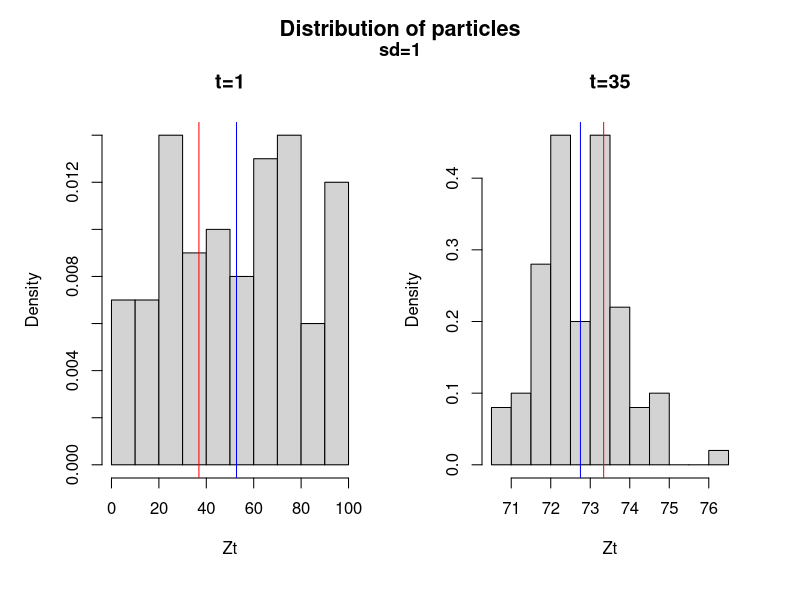
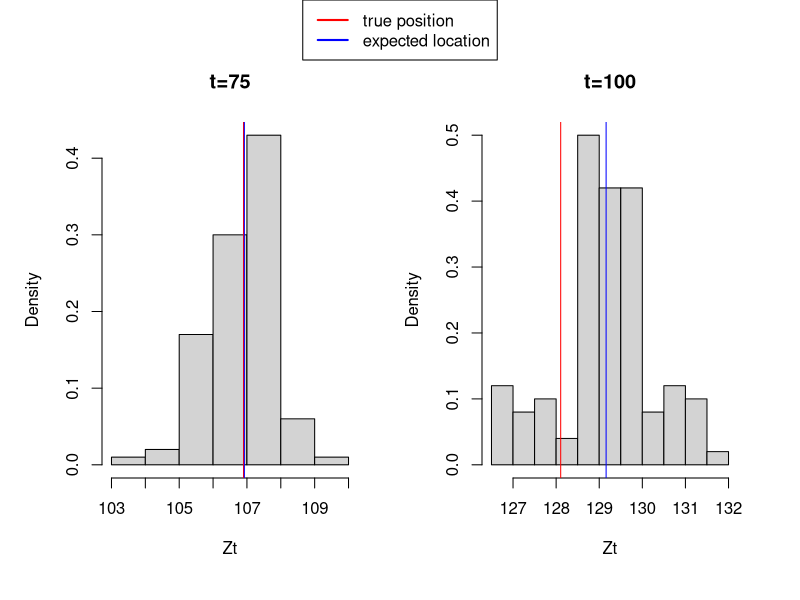
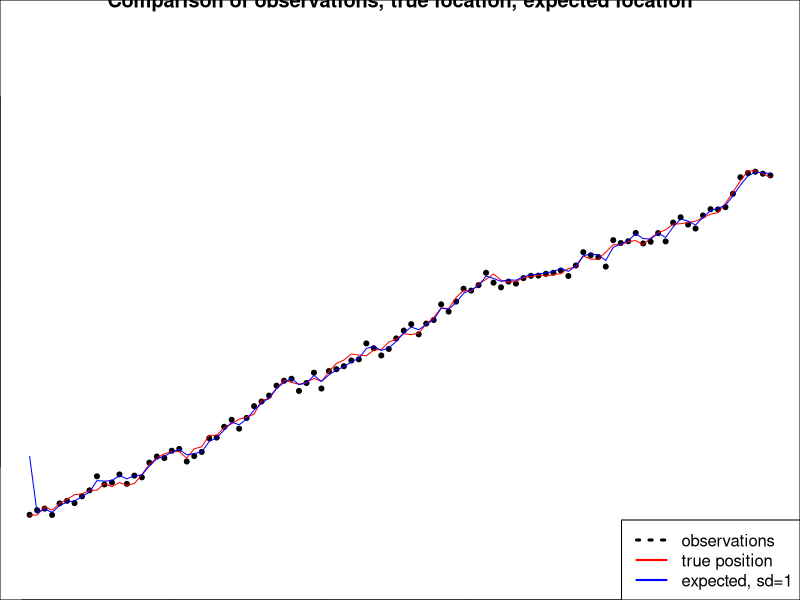
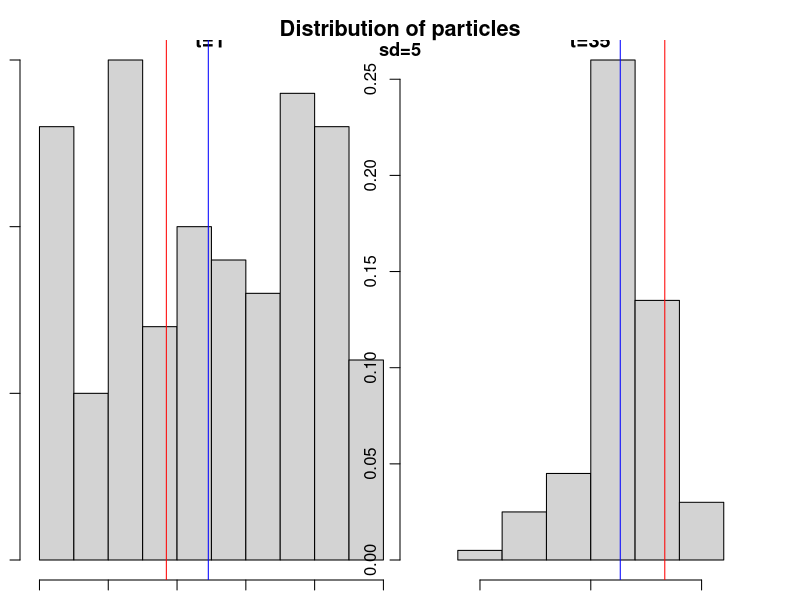
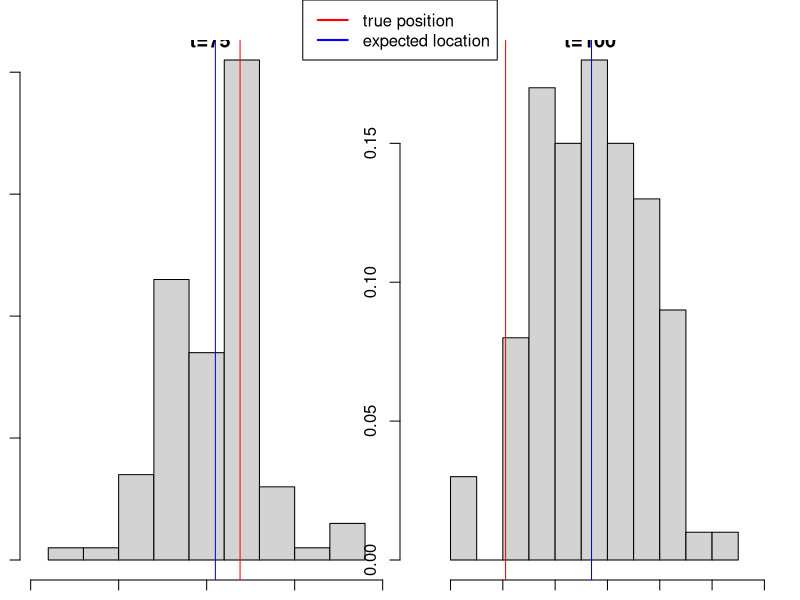
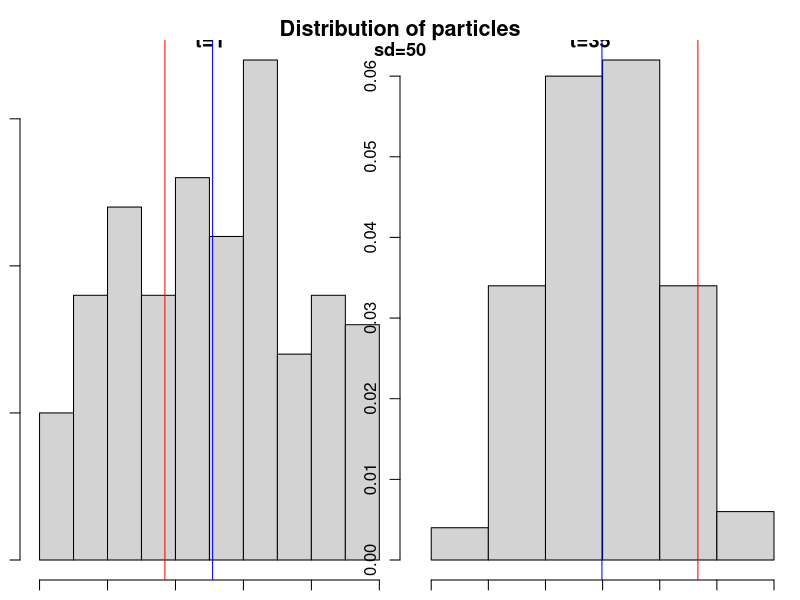
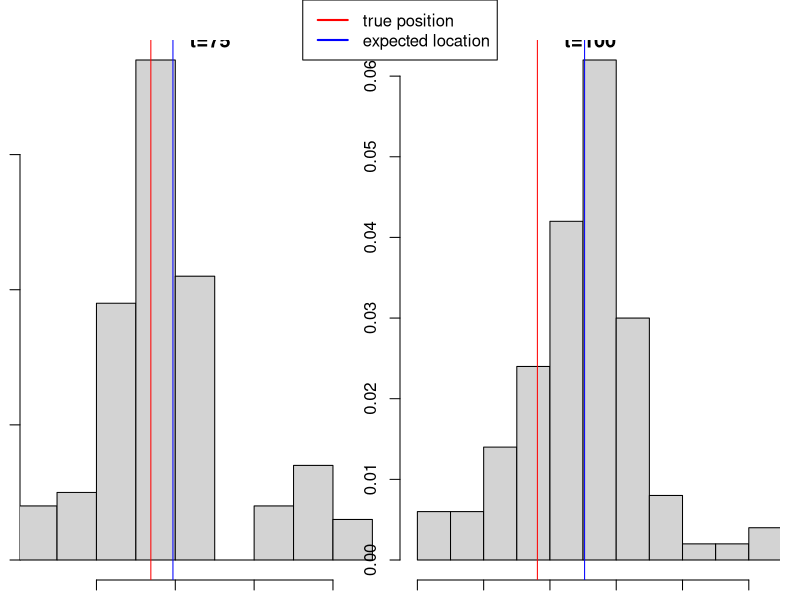
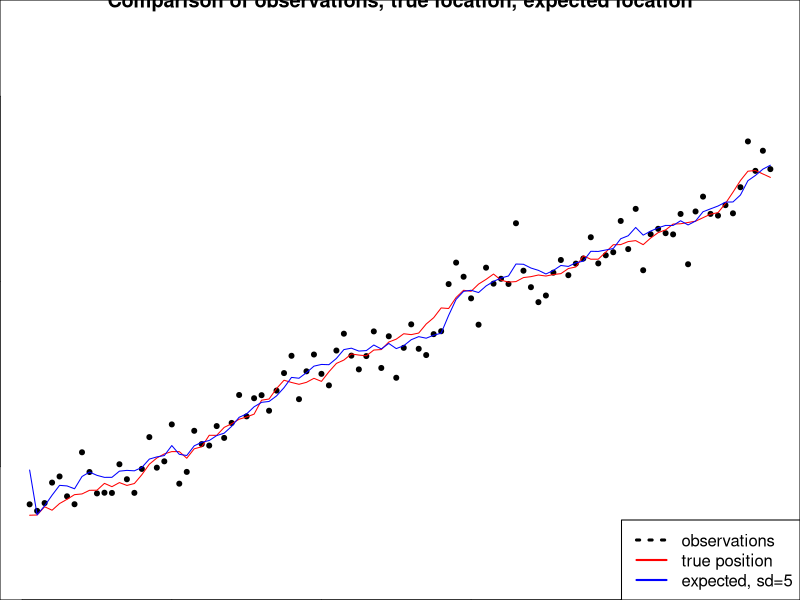

Reproduce these figures in R, in order.
## ---- chunk 1
knitr::opts_chunk$set(echo = FALSE,tidy.opts=list(width.cutoff=60),tidy=TRUE)
set.seed(987654321)
## ---- chunk 2
# M - number of particals
# Iter - number of time steps T
# z is latent variable
# x is the observation

# Function for sampling from a mixture model
sampleMix <- function(mean1,mean2,mean3,sdX){
   u <- sample(1:3,1)
   means <- c(mean1,mean2,mean3)
   return(rnorm(1,mean=means[u],sd=sdX))
}

## Function that creates the SSM model
create_SSM <- function(z0,TT, sdX=1){
    Zt <- c(z0)

    Xt <- sampleMix(mean1=z0,mean2=(z0-1),mean3=(z0+1),sd=1)
    
    for (i in 2:TT){
        Zt[i] <- sampleMix(mean1=Zt[i-1],mean2=(Zt[i-1]+1),mean3=(Zt[i-1]+2),sdX=1)
        Xt[i] <- sampleMix(mean1=Zt[i],mean2=(Zt[i]-1),mean3=(Zt[i]+1),sdX=sdX)
    }
    return(list(sates=Zt,observations=Xt))   
    
}

generateX <- function(Zt, TT, sdX=1){
  Xt <- c()
  for (i in 1:TT){
    Xt[i] <-  sampleMix(mean1=Zt[i],mean2=(Zt[i]-1),mean3=(Zt[i]+1),sdX=sdX)
  }
  return(Xt)
}

## Particle filter function
particles <- function(Obs, M,Iter, sdX=1, correction=TRUE){
    Xt <- Obs

    #Initialise particles for the latent variable
    Zt <- matrix(ncol=Iter,nrow=M)
    wt <- matrix(ncol=Iter,nrow=M)
    Zt_bar <- matrix(ncol=Iter,nrow=M)
    #fill the initial time step
    Zt[,1] <- runif(M,0,100)
    # Add arbitrary values in order for the indexing to work later
    Zt_bar[,1] <- rep.int(1,M) 
    wt[,1] <- rep.int(1,M)

    for (t in 2:Iter){
        # Prediction
        for (m in 1:M){
            # sample from the transition model (current Z_t depends on the Z_{t-1})
            Zt_bar[m,t] <- sampleMix(mean1=Zt[m,t-1],mean2=(Zt[m,t-1]+1),mean3=(Zt[m,t-1]+2),sdX=1)
            #Calculate weights
            wt[m,t] <- (dnorm(Xt[t],mean=Zt_bar[m,t],sd=sdX)+
                        dnorm(Xt[t],mean=(Zt_bar[m,t]-1),sd=sdX)+
                        dnorm(Xt[t],mean=(Zt_bar[m,t]+1),sd=sdX))/3
        }
        # Correction
        if (correction){
            Zt[,t]<- sample(Zt_bar[,t], M, replace = TRUE, prob = wt[,t])
        }else{
            Zt[,t] <- Zt_bar[,t]
        }
        
    }
    return(list(Zt=Zt,Zt_bar=Zt_bar,wt=wt))
    
}

## ---- chunk 3
# Create the model
my_SSM <- create_SSM(runif(1,0,100),100)

# Filter particles
results_q1 <- particles(my_SSM$observations,100,100)

# Expected location
exp_loc_q1 <- colMeans(results_q1$Zt)
## ---- chunk 4
par(mfrow=c(1,2), oma = c(1, 1, 2, 1))
hist(results_q1$Zt[,1],freq = FALSE,xlab = "Zt",main="t=1")
abline(v=my_SSM$sates[1],col="red")
abline(v=exp_loc_q1[1],col="blue")

hist(results_q1$Zt[,35],freq = FALSE,xlab = "Zt",main="t=35")
abline(v=my_SSM$sates[35],col="red")
abline(v=exp_loc_q1[35],col="blue")

mtext("Distribution of particles", side = 3, line = 0, outer = TRUE, font = 2, cex=1.3)
mtext("sd=1", side = 3, line = -1, outer = TRUE, font = 2, cex=1.1)

hist(results_q1$Zt[,75],freq = FALSE,xlab = "Zt",main="t=75")
abline(v=my_SSM$sates[75],col="red")
abline(v=exp_loc_q1[75],col="blue")

hist(results_q1$Zt[,100],freq = FALSE,xlab = "Zt",main="t=100")
abline(v=my_SSM$sates[100],col="red")
abline(v=exp_loc_q1[100],col="blue")

par(fig = c(0, 1, 0, 1), oma = c(0, 0, 0, 0), mar = c(0, 0, 0, 0), new = TRUE)
plot(0, 0, type = "n", bty = "n", xaxt = "n", yaxt = "n")
legend("top",c("true position","expected location"),
        col = c("red","blue"), lty = c(1, 1), lwd=c(2, 2), xpd=TRUE)
## ---- chunk 5
plot(my_SSM$observations, pch=20, ylab="Position", xlab="Time step", 
     main="Comparison of observations, true location, expected location", ylim = c(20,170))
lines(my_SSM$sates, col="red")
lines(exp_loc_q1, col="blue")
legend("bottomright",c("observations","true position","expected, sd=1"),
       col = c("black","red","blue"), lty = c(3,1, 1), lwd=c(3,rep(2,2)))
## ---- chunk 6
# Create observations for the model with sd=5
my_SSM_2a <-list()
my_SSM_2a$sates <- my_SSM$sates
my_SSM_2a$observations <- generateX(my_SSM$sates,100,sdX = 5)
# Filter particles, sd=5
results_q2a <- particles(my_SSM_2a$observations,100,100,sdX = 5)
# Expected location
exp_loc_q2a <- colMeans(results_q2a$Zt)

# Create the model, sd=50
my_SSM_2b <-list()
my_SSM_2b$sates <- my_SSM$sates
my_SSM_2b$observations <- generateX(my_SSM$sates,100,sdX = 50)
# Filter particles, sd=50
results_q2b <- particles(my_SSM_2b$observations,100,100,sdX = 50)
# Expected location
exp_loc_q2b <- colMeans(results_q2b$Zt)
## ---- chunk 7
# Plot results from 2a, sd =5

par(mfrow=c(1,2), oma = c(1, 1, 2, 1))
hist(results_q2a$Zt[,1],freq = FALSE,xlab = "Zt",main="t=1",
     xlim=c(min(min(results_q2a$Zt[,1],my_SSM_2a$sates[1]))-2,
            max(max(results_q2a$Zt[,1]),my_SSM_2a$sates[1])+2))
abline(v=my_SSM_2a$sates[1],col="red")
abline(v=exp_loc_q2a[1],col="blue")

hist(results_q2a$Zt[,35],freq = FALSE,xlab = "Zt",main="t=35",
     xlim=c(min(min(results_q2a$Zt[,35],my_SSM_2a$sates[35]))-2,
            max(max(results_q2a$Zt[,35]),my_SSM_2a$sates[35])+2))
abline(v=my_SSM_2a$sates[35],col="red")
abline(v=exp_loc_q2a[35],col="blue")

mtext("Distribution of particles", side = 3, line = 0, outer = TRUE, font = 2, cex=1.3)
mtext("sd=5", side = 3, line = -1, outer = TRUE, font = 2, cex=1.1)

hist(results_q2a$Zt[,75],freq = FALSE,xlab = "Zt",main="t=75",
     xlim=c(min(min(results_q2a$Zt[,75],my_SSM_2a$sates[75]))-2,
            max(max(results_q2a$Zt[,75]),my_SSM_2a$sates[75])+2))
abline(v=my_SSM_2a$sates[75],col="red")
abline(v=exp_loc_q2a[75],col="blue")

hist(results_q2a$Zt[,100],freq = FALSE,xlab = "Zt",main="t=100",
     xlim=c(min(min(results_q2a$Zt[,100],my_SSM_2a$sates[100]))-2,
            max(max(results_q2a$Zt[,100]),my_SSM_2a$sates[100])+2))
abline(v=my_SSM_2a$sates[100],col="red")
abline(v=exp_loc_q2a[100],col="blue")

par(fig = c(0, 1, 0, 1), oma = c(0, 0, 0, 0), mar = c(0, 0, 0, 0), new = TRUE)
plot(0, 0, type = "n", bty = "n", xaxt = "n", yaxt = "n")
legend("top",c("true position","expected location"),
        col = c("red","blue"), lty = c(1, 1), lwd=c(2, 2), xpd=TRUE)
## ---- chunk 8
# Plot results from 2b, sd =50

par(mfrow=c(1,2), oma = c(1, 1, 2, 1))
hist(results_q2b$Zt[,1],freq = FALSE,xlab = "Zt",main="t=1",xlim=c(min(min(results_q2b$Zt[,1],my_SSM_2b$sates[1]))-2,
              max(max(results_q2b$Zt[,1]),my_SSM_2b$sates[1])+2))
abline(v=my_SSM_2b$sates[1],col="red")
abline(v=exp_loc_q2b[1],col="blue")

hist(results_q2b$Zt[,35],freq = FALSE,xlab = "Zt",main="t=35",
     xlim=c(min(min(results_q2b$Zt[,35],my_SSM_2b$sates[35]))-2,
            max(max(results_q2b$Zt[,35]),my_SSM_2b$sates[35])+2))
abline(v=my_SSM_2b$sates[35],col="red")
abline(v=exp_loc_q2b[35],col="blue")

mtext("Distribution of particles", side = 3, line = 0, outer = TRUE, font = 2, cex=1.3)
mtext("sd=50", side = 3, line = -1, outer = TRUE, font = 2, cex=1.1)

hist(results_q2b$Zt[,75],freq = FALSE,xlab = "Zt",main="t=75",
     xlim=c(min(min(results_q2b$Zt[,75],my_SSM_2b$sates[75]))-2,
            max(max(results_q2b$Zt[,75]),my_SSM_2b$sates[75])+2))
abline(v=my_SSM_2b$sates[75],col="red")
abline(v=exp_loc_q2b[75],col="blue")

hist(results_q2b$Zt[,100],freq = FALSE,xlab = "Zt",main="t=100",
     xlim=c(min(min(results_q2b$Zt[,100],my_SSM_2b$sates[100]))-2,
            max(max(results_q2b$Zt[,100]),my_SSM_2b$sates[100])+2))
abline(v=my_SSM_2b$sates[100],col="red")
abline(v=exp_loc_q2b[100],col="blue")

par(fig = c(0, 1, 0, 1), oma = c(0, 0, 0, 0), mar = c(0, 0, 0, 0), new = TRUE)
plot(0, 0, type = "n", bty = "n", xaxt = "n", yaxt = "n")
legend("top",c("true position","expected location"),
        col = c("red","blue"), lty = c(1, 1), lwd=c(2, 2), xpd=TRUE)
## ---- chunk 9
plot(my_SSM_2a$observations, pch=20, ylab="Position", xlab="Time step", 
     main="Comparison of observations, true location, expected location", ylim = c(20,170))
lines(my_SSM$sates, col="red")
lines(exp_loc_q2a, col="blue")
legend("bottomright",c("observations","true position","expected, sd=5"),
       col = c("black","red","blue"), lty = c(3,1, 1), lwd=c(3,rep(2,2)))

plot(my_SSM_2b$observations, pch=20, ylab="Position", xlab="Time step", 
     main="Comparison of observations, true location, expected location", ylim = c(20,170))
lines(my_SSM$sates, col="red")
lines(exp_loc_q2b, col="blue")
legend("bottomright",c("observations","true position","expected, sd=50"),
       col = c("black","red","blue"), lty = c(3,1, 1), lwd=c(3,rep(2,2)))
## ---- chunk 10
# Filter particles
results_q3 <- particles(my_SSM$observations,100,100,correction = FALSE)

#Expected location
exp_loc_q3 <- colMeans(results_q3$Zt)

par(mfrow=c(1,2), oma = c(1, 1, 2, 1))

hist(results_q3$Zt[,1],freq = FALSE,xlab = "Zt",main="Distribution of particles, t=1")
abline(v=my_SSM$sates[1],col="red")
abline(v=exp_loc_q3[1],col="blue")

hist(results_q3$Zt[,35],freq = FALSE,xlab = "Zt",main="Distribution of particles, t=35")
abline(v=my_SSM$sates[35],col="red")
abline(v=exp_loc_q3[35],col="blue")

mtext("Distribution of particles", side = 3, line = 0, outer = TRUE, font = 2, cex=1.3)
mtext("sd=1 & no correction", side = 3, line = -1, outer = TRUE, font = 2, cex=1.1)

hist(results_q3$Zt[,75],freq = FALSE,xlab = "Zt",main="Distribution of particles, t=75")
abline(v=my_SSM$sates[75],col="red")
abline(v=exp_loc_q3[75],col="blue")

hist(results_q3$Zt[,100],freq = FALSE,xlab = "Zt",main="Distribution of particles, t=100")
abline(v=my_SSM$sates[100],col="red")
abline(v=exp_loc_q3[100],col="blue")

par(fig = c(0, 1, 0, 1), oma = c(0, 0, 0, 0), mar = c(0, 0, 0, 0), new = TRUE)
plot(0, 0, type = "n", bty = "n", xaxt = "n", yaxt = "n")
legend("top",c("true position","expected location"),
        col = c("red","blue"), lty = c(1, 1), lwd=c(2, 2), xpd=TRUE)
## ---- chunk 11
plot(my_SSM$observations, pch=20, ylab="Position", xlab="Time step", 
     main="Comparison of observations, true location, expected location", ylim = c(20,170))
lines(my_SSM$sates, col="red")
lines(exp_loc_q3, col="blue")
legend("bottomright",c("observations","true position","expected, no corr"),
       col = c("black","red","blue"), lty = c(3,1, 1), lwd=c(3,rep(2,2)))
